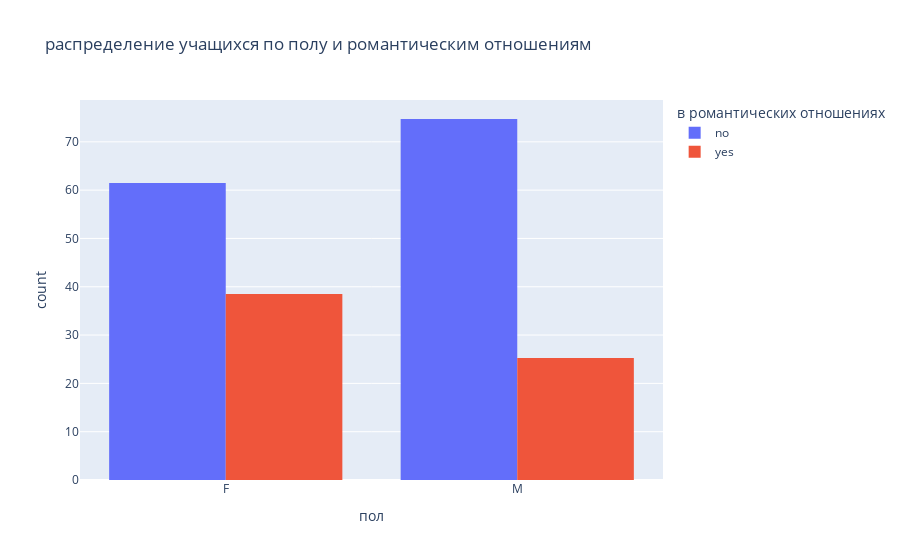

Notebook source saved alongside this figure:
### Markdown cell above
---
### Распределение учащихся по полу и романтическим отношениям (sex, romantic)

### Code cell
labels = {
    'count': 'доля учащихся, %',
    'sex': 'пол',
    'romantic': 'в романтических отношениях'
}

fig = px.histogram(df, x='sex', color='romantic', labels=labels,
                   barmode='group', barnorm='percent',
                   title='''
                   распределение учащихся по полу и романтичеcким отношениям
                   ''')
fig.show()

### Figure 1 — Plotly figure (JSON) as saved in the notebook; plotly's stock layout.template omitted (floating-point values rounded to 4 significant figures; data arrays with more than 128 entries replaced by an {"elided": "..."} marker saying what was removed)
{"data": [{"alignmentgroup": "True", "bingroup": "x", "hovertemplate": "в романтических отношениях=no<br>пол=%{x}<br>count=%{y}<extra></extra>", "legendgroup": "no", "marker": {"color": "#636efa"}, "name": "no", "offsetgroup": "no", "orientation": "v", "showlegend": true, "type": "histogram", "x": {"elided": "259 str values"}, "xaxis": "x", "yaxis": "y"}, {"alignmentgroup": "True", "bingroup": "x", "hovertemplate": "в романтических отношениях=yes<br>пол=%{x}<br>count=%{y}<extra></extra>", "legendgroup": "yes", "marker": {"color": "#EF553B"}, "name": "yes", "offsetgroup": "yes", "orientation": "v", "showlegend": true, "type": "histogram", "x": ["F", "M", "M", "M", "M", "F", "F", "F", "F", "F", "M", "F", "F", "M", "F", "F", "F", "M", "M", "F", "M", "F", "F", "F", "F", "F", "F", "M", "F", "F", "M", "M", "M", "M", "F", "M", "F", "M", "M", "M", "M", "F", "F", "M", "F", "M", "M", "F", "M", "M", "M", "F", "F", "F", "F", "F", "M", "F", "F", "F", "M", "F", "F", "M", "M", "M", "F", "M", "M", "M", "F", "F", "F", "M", "F", "F", "M", "F", "F", "F", "F", "F", "F", "M", "F", "M", "M", "F", "F", "F", "F", "F", "F", "F", "F", "F", "F", "F", "F", "F", "F", "F", "M", "M", "F", "M", "M", "F", "F", "M", "F", "F", "F", "M", "F", "F", "F", "F", "M", "F", "F", "M", "F"], "xaxis": "x", "yaxis": "y"}], "layout": {"autosize": true, "barmode": "group", "barnorm": "percent", "legend": {"title": {"text": "в романтических отношениях"}, "tracegroupgap": 0}, "title": {"text": "\n                   распределение учащихся по полу и романтичеcким отношениям\n                   "}, "xaxis": {"anchor": "y", "autorange": true, "domain": [0, 1], "range": [-0.5, 1.5], "title": {"text": "пол"}, "type": "category"}, "yaxis": {"anchor": "x", "autorange": true, "domain": [0, 1], "range": [0, 78.66], "title": {"text": "count"}}}}
